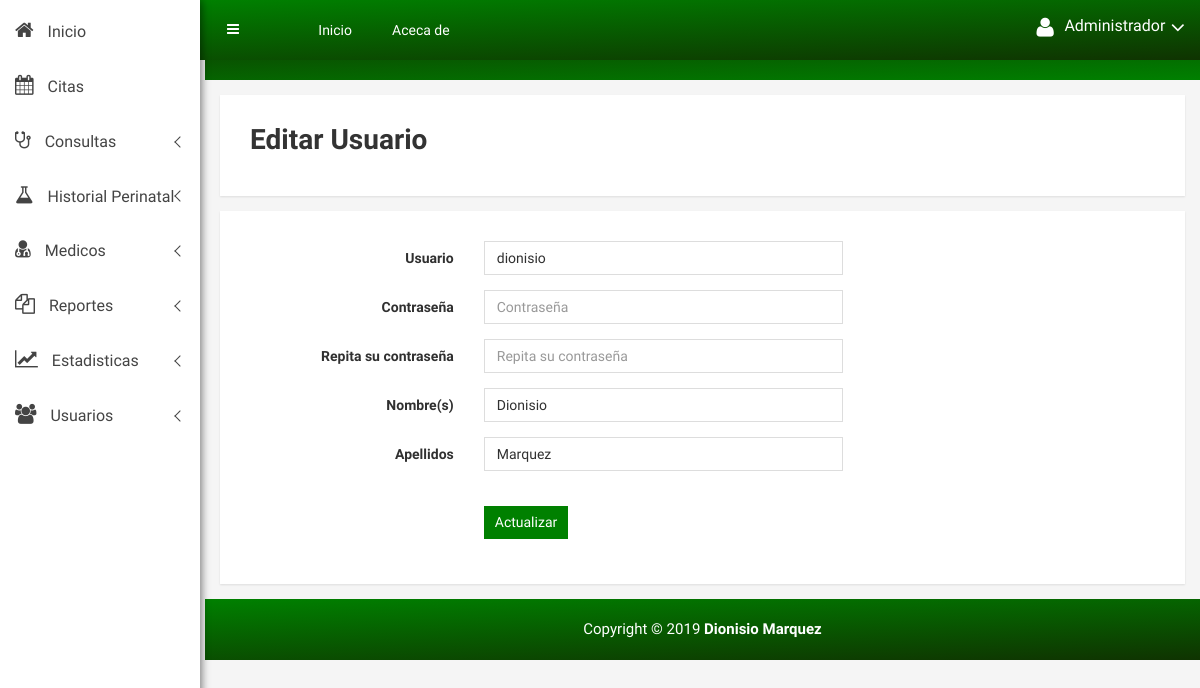
The app's page /actualizarusuario.php?id=2 (signed in) with its own data.
### tables this page shows
CREATE TABLE `usuarios` (
  `id` int(20) NOT NULL,
  `usuario` varchar(20) NOT NULL,
  `password` varchar(200) DEFAULT NULL,
  `nombres` varchar(50) NOT NULL,
  `apellidos` varchar(50) NOT NULL,
  `roll` varchar(15) NOT NULL,
  `status` tinyint(1) NOT NULL
);

### actualizarusuario.php (called while the page is built, shortened)
<?php session_start();
	require 'funciones.php';
	try{
		$conexion = new PDO('mysql:host=localhost;dbname=centromedico','root','');
	}catch(PDOException $e){
		echo "ERROR: " . $e->getMessge();
		die();
	}
	if($_SERVER['REQUEST_METHOD']=='POST'){
		$usuario = limpiarDatos($_POST['usuario']);
    $nombres =limpiarDatos ($_POST['nombres']);
    $apellidos = limpiarDatos ($_POST['apellidos']);
    $Roll = limpiarDatos ($_POST['Roll']);
		$statement = $conexion->prepare(
		"UPDATE usuarios
        SET usuario = :usuario,
		nombres =:nombres,
		apellidos =:apellidos,
		Roll =:Roll
		WHERE id = :id");
		$statement ->execute(array(
        ':usuario'=>$usuario,
		':nombres'=>$nombres,
		':apellidos'=>$apellidos,
		':Roll'=>$Roll,
        ':id'=> $id
        ));
        header('Location: usuarios.php');
	}else{
		$id_usuario = id_numeros($_GET['id']);
		$user = obtenerUser_id($conexion,$id_usuario);
		$user =$user[0];
	}
	require 'vista/actualizarusuario.php';
?>

### funciones.php (called while the page is built, shortened)
<?php
	function limpiarDatos($datos){
		$datos = trim($datos);
		$datos = stripslashes($datos);
		$datos = htmlspecialchars($datos);
		return $datos;
	}
	function id_numeros($id){
		return (int)limpiarDatos($id);
	}
    function obtenerUser_id($conexion,$id_usuario){
        $resultado = $conexion->query("SELECT * FROM usuarios WHERE id = $id_usuario LIMIT 1");
		$resultado = $resultado->fetchall();
		return ($resultado) ? $resultado : false;
    }
?>

### vista/actualizarusuario.php (the view, shortened to what this page needs)
<!doctype html>
<html class="no-js" lang="en">
<head>
    <link rel="stylesheet" href="css/bootstrap.min.css">
    <link rel="stylesheet" href="css/font-awesome.min.css">
    <link rel="stylesheet" href="css/owl.carousel.css">
    <link rel="stylesheet" href="css/owl.theme.css">
    <link rel="stylesheet" href="css/owl.transitions.css">
    <link rel="stylesheet" href="css/animate.css">
    <link rel="stylesheet" href="css/normalize.css">
    <link rel="stylesheet" href="css/meanmenu.min.css">
    <link rel="stylesheet" href="css/main.css">
    <link rel="stylesheet" href="css/morrisjs/morris.css">
    <link rel="stylesheet" href="css/scrollbar/jquery.mCustomScrollbar.min.css">
    <link rel="stylesheet" href="css/metisMenu/metisMenu.min.css">
    <link rel="stylesheet" href="css/metisMenu/metisMenu-vertical.css">
    <link rel="stylesheet" href="css/calendar/fullcalendar.min.css">
    <link rel="stylesheet" href="css/calendar/fullcalendar.print.min.css">
    <link rel="stylesheet" href="css/style.css">
    <link rel="stylesheet" href="css/preloader/preloader-style.css">
    <link rel="stylesheet" href="css/responsive.css">
</head>
<body>
    <div class="left-sidebar-pro">
        <nav id="sidebar" class="">
            <div class="left-custom-menu-adp-wrap comment-scrollbar">
                <nav class="sidebar-nav left-sidebar-menu-pro">
                    <ul class="metismenu" id="menu1">
                        <li class="active">
                            <a href="CenterMedicine.php">
                                <i class="fa big-icon fa-home icon-wrap"></i>
                                <span class="mini-click-non">Inicio</span>
                            </a>
                        </li>
                        <li>
<a  href="calendario.php" aria-expanded="false"><i class="fa big-icon fa-calendar icon-wrap"></i> <span class="mini-click-non">Citas</span></a>
                        </li>
                        <li>
<a class="has-arrow" href="mailbox.html" aria-expanded="false"><i class="fa big-icon fa-stethoscope icon-wrap"></i> <span class="mini-click-non">Consultas</span></a>
                        </li>
                        <li>
<a class="has-arrow" href="mailbox.html" aria-expanded="false"><i class="fa big-icon fa-flask icon-wrap"></i> <span class="mini-click-non">Historial Perinatal </span></a>
                        </li>
                        <li>
<a class="has-arrow" href="mailbox.html" aria-expanded="false"><i class="fa big-icon fa-user-md icon-wrap"></i> <span class="mini-click-non">Medicos</span></a>
                        </li>
                        <li>
<a class="has-arrow" href="mailbox.html" aria-expanded="false"><i class="fa big-icon fa-copy icon-wrap"></i> <span class="mini-click-non">Reportes</span></a>
                        </li>
                        <li>
<a class="has-arrow" href="mailbox.html" aria-expanded="false"><i class="fa big-icon fa-line-chart icon-wrap"></i> <span class="mini-click-non">Estadisticas</span></a>
                        </li>
                        <li>
<a class="has-arrow" href="mailbox.html" aria-expanded="false"><i class="fa big-icon fa-users icon-wrap"></i> <span class="mini-click-non">Usuarios</span></a>
                        </li>
                    </ul>
                </nav>
            </div>
        </nav>
    </div>
    <div class="all-content-wrapper">
        <div class="container-fluid">
            <div class="row">
                <div class="col-lg-12 col-md-12 col-sm-12 col-xs-12">
                    <div class="logo-pro">
                    </div>
                </div>
            </div>
        </div>
        <div class="header-advance-area">
            <div class="header-top-area">
                <div class="container-fluid">
<div class="row">
<div class="col-lg-12 col-md-12 col-sm-12 col-xs-12">
<div class="header-top-wraper">
<div class="row">
<div class="col-lg-1 col-md-0 col-sm-1 col-xs-12">
<div class="menu-switcher-pro">
<button type="button" id="sidebarCollapse" class="btn bar-button-pro header-drl-controller-btn btn-info navbar-btn">
                                                    <i class="fa fa-bars"></i>
                                                </button>
                                        </div>
                                    </div>
<div class="col-lg-6 col-md-7 col-sm-6 col-xs-12">
<div class="header-top-menu tabl-d-n">
<ul class="nav navbar-nav mai-top-nav">
<li class="nav-item"><a href="CenterMedicine.php" class="nav-link">Inicio</a>
</li>
<li class="nav-item"><a href="integrante.php" class="nav-link">Aceca de</a>
</li>
                                            </ul>
                                        </div>
                                    </div>
<div class="col-lg-5 col-md-5 col-sm-12 col-xs-12">
<div class="header-right-info">
<ul class="nav navbar-nav mai-top-nav header-right-menu">
<li class="nav-item">
<a href="#" data-toggle="dropdown" role="button" aria-expanded="false" class="nav-link dropdown-toggle">
<i class="fa fa-user adminpro-user-rounded header-riht-inf" aria-hidden="true"></i>
<span class="admin-name">Administrador</span>
<i class="fa fa-angle-down adminpro-icon adminpro-down-arrow"></i>
                                                        </a>
</li>
                                                    </ul>
                                        </div>
                                    </div>
                                </div>
                            </div>
                        </div>
                    </div>
                </div>
            </div>
            <div class="breadcome-area">
                <div class="container-fluid">
                    <div class="row">
                        <div class="col-lg-12 col-md-12 col-sm-12 col-xs-12">
                            <div class="breadcome-list">
                                <div class="row">
                                    <div class="col-lg-8 col-md-8 col-sm-8 col-xs-8">
                                        <br>
                                    </div>
                                </div>
                            </div>
                        </div>
                    </div>
                </div>
            </div>
        </div>
        <div class="charts-area mg-tb-15">
            <div class="container-fluid">
                <div class="row">
                    <div class="col-lg-12 col-md-12 col-sm-12 col-xs-12">
                        <div class="charts-single-pro responsive-mg-b-30">
                            <div class="alert-title">
                                <h1>Editar Usuario</h1>
                            </div>
                        </div>
                    </div>
                </div>
            </div>
        </div>
        <div class="basic-form-area mg-tb-15">
            <div class="container-fluid">
                <div class="row">
                    <div class="col-lg-12 col-md-12 col-sm-12 col-xs-12">
                        <div class="sparkline12-list">
                            <div class="sparkline12-graph">
                                <div class="basic-login-form-ad">
                                    <div class="row">
<div class="col-lg-12 col-md-12 col-sm-12 col-xs-12">
<div class="all-form-element-inner">
<form action="<?php echo htmlspecialchars($_SERVER['PHP_SELF']) ?>" method="post">
<div class="form-group-inner">
<div class="row">
<div class="col-lg-3 col-md-3 col-sm-3 col-xs-12">
<label class="login2 pull-right pull-right-pro">Usuario</label>
</div>
<div class="col-lg-5 col-md-5 col-sm-5 col-xs-12">
<input type="text" class="form-control" name="usuario" placeholder="Usuario" value="<?php echo $user['usuario'];?>" autofocus />
                                                            </div>
                                                        </div>
                                                    </div>
<div class="form-group-inner">
<div class="row">
<div class="col-lg-3 col-md-3 col-sm-3 col-xs-12">
<label class="login2 pull-right pull-right-pro">Contraseña</label>
                                                            </div>
<div class="col-lg-5 col-md-5 col-sm-5 col-xs-12">
<input type="text" class="form-control" name="password" placeholder="Contraseña" />
                                                            </div>
                                                        </div>
                                                    </div>
<div class="form-group-inner">
<div class="row">
<div class="col-lg-3 col-md-3 col-sm-3 col-xs-12">
<label class="login2 pull-right pull-right-pro">Repita su contraseña</label>
                                                            </div>
<div class="col-lg-5 col-md-5 col-sm-5 col-xs-12">
<input type="text" class="form-control" name="password2" placeholder="Repita su contraseña"/>
                                                            </div>
                                                        </div>
                                                    </div>
<div class="form-group-inner">
<div class="row">
<div class="col-lg-3 col-md-3 col-sm-3 col-xs-12">
<label class="login2 pull-right pull-right-pro">Nombre(s)</label>
                                                            </div>
<div class="col-lg-5 col-md-5 col-sm-5 col-xs-12">
<input type="text" class="form-control" name="nombres" placeholder="Nombre(s)" value="<?php echo $user['nombres'];?>"/>
                                                            </div>
                                                        </div>
                                                    </div>
<div class="form-group-inner">
<div class="row">
<div class="col-lg-3 col-md-3 col-sm-3 col-xs-12">
<label class="login2 pull-right pull-right-pro">Apellidos</label>
                                                            </div>
<div class="col-lg-5 col-md-5 col-sm-5 col-xs-12">
<input type="text" class="form-control" name="apellidos" placeholder="Apellidos" value="<?php echo $user['apellidos'];?>"/>
                                                            </div>
                                                        </div>
                                                    </div>
<div class="form-group-inner">
<div class="login-btn-inner">
<div class="row">
<div class="col-lg-3"></div>
<div class="col-lg-3">
<div class="login-horizental cancel-wp pull-left">
<a href="vista/registro_vista.php"><button class="btn btn-sm btn-primary login-submit-cs" type="submit">Actualizar</button></a>
                                                                    </div>
                                                                </div>
                                                            </div>
                                                        </div>
                                                    </div>
                                                </form>
                                            </div>
                                        </div>
                                    </div>
                                </div>
                            </div>
                        </div>
                    </div>
                </div>
            </div>
        </div>
        <div class="footer-copyright-area">
            <div class="container-fluid">
                <div class="row">
                    <div class="col-lg-12">
                        <div class="footer-copy-right">
                            <p>Copyright &copy; 2019 <b><a href="/">Dionisio Marquez</a></b></p>
                        </div>
                    </div>
                </div>
            </div>
        </div>
    </div>
</body>
</html>

### css/main.css (style rules this page uses)
html { color: #222; font-size: 1em; line-height: 1.4; }

### css/metisMenu/metisMenu-vertical.css (style rules this page uses)
.sidebar-nav { background: #fff; }
.sidebar-nav ul { padding: 0; margin: 0; list-style: none; background: #f5f5f5; }
.sidebar-nav .metismenu { background: #fff; display: -webkit-box; display: -ms-flexbox; display: flex; -webkit-box-orient: vertical; -webkit-box-direction: normal; -ms-flex-direction: column; flex-direction: column; }
.sidebar-nav .metismenu li + li { margin-top: 5px; }
.sidebar-nav .metismenu li:first-child { margin-top: 5px; }
.sidebar-nav .metismenu li:last-child { margin-bottom: 5px; }
.sidebar-nav .metismenu > li { display: -webkit-box; display: -ms-flexbox; display: flex; -webkit-box-orient: vertical; -webkit-box-direction: normal; -ms-flex-direction: column; flex-direction: column; position: relative; }
.sidebar-nav .metismenu a { position: relative; display: block; padding: 13px 15px; color: #444; outline-width: 0; transition: all .3s ease-out; font-size:16px; }
.sidebar-nav .metismenu li .icon-wrap { margin-right:10px; font-size:20px; }

### records on screen
usuarios: usuario "dionisio", nombres "Dionisio", apellidos "Marquez"
